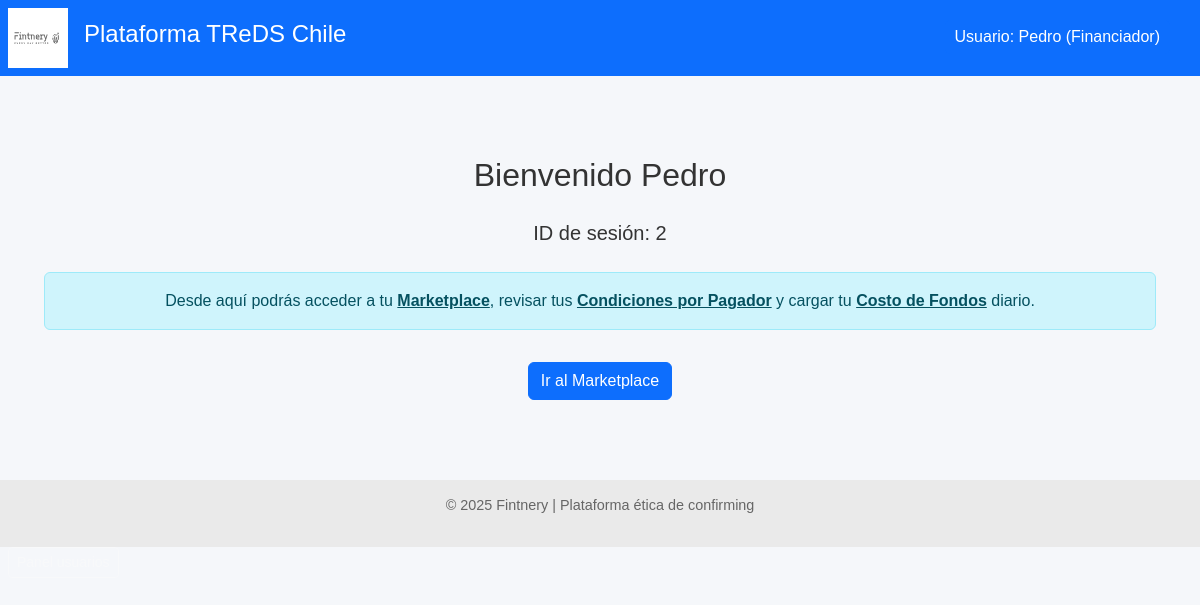
The page /financiador/inicio (signed in) on the database as committed earlier.
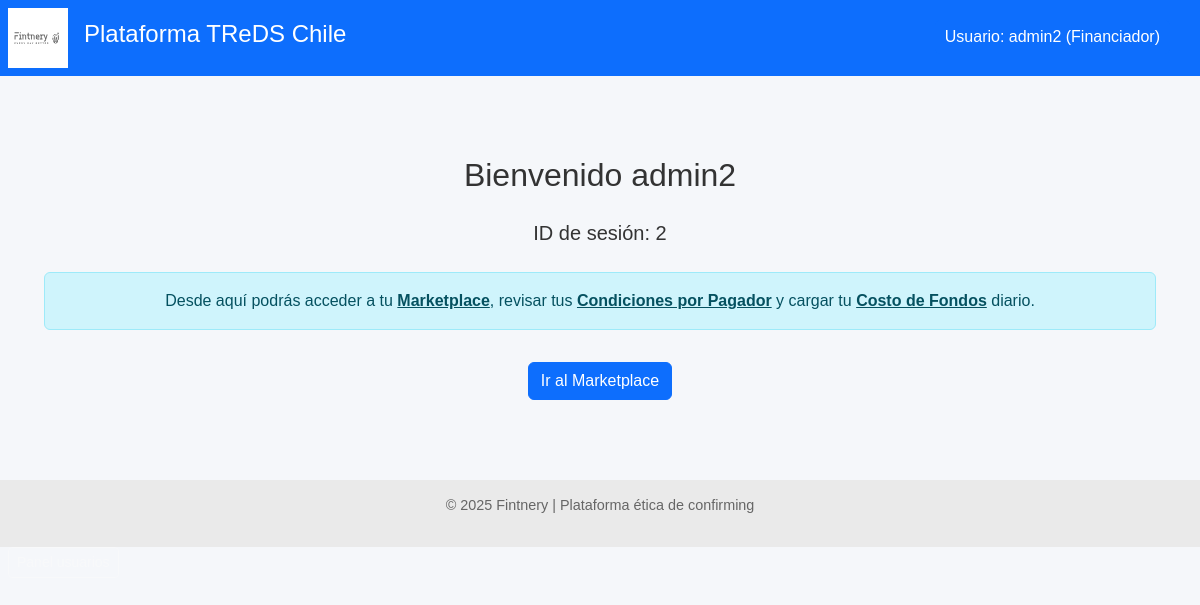
The same page on the database as committed later.
### models.py (models this page shows)
class Financiador(Base):
    __tablename__ = "financiadores"
    id = Column(Integer, primary_key=True, index=True)
    nombre = Column(String, nullable=False)
    usuario = Column(String, unique=True, index=True, nullable=False)
    clave_hash = Column(String, nullable=False)
    fondo_id = Column(Integer, ForeignKey("fondos.id"), nullable=False)
    fondo = relationship("Fondo", back_populates="financiadores")
    es_admin = Column(Boolean, default=False)
    costo_fondos_mensual = Column(Float, default=0.0)  # ← Explicita unidad mensual
    fecha_costo_fondos = Column(Date, default=None)    # ← Fecha de carga más reciente
    condiciones = relationship(
        "CondicionesPorPagador",
        back_populates="financiador",
        cascade="all, delete-orphan"
    )
    ofertas = relationship("OfertaFinanciamiento", back_populates="financiador")

### routers/financiador.py (the view)
@router.get("/inicio")
def inicio_financiador(request: Request, db: Session = Depends(get_db)):
    financiador_id = request.session.get("financiador_id")
    if not financiador_id:
        return RedirectResponse(url="/financiador/login", status_code=303)
    financiador = db.query(Financiador).get(financiador_id)
    nombre = financiador.nombre if financiador else "Desconocido"
    return templates.TemplateResponse("inicio_financiador.html", {
        "request": request,
        "financiador_id": financiador_id,
        "financiador_nombre": nombre
    })

### templates/inicio_financiador.html (shortened to what this page needs)
{% extends "base.html" %}
{% block content %}
<div class="container mt-5 text-center">
    <h2 class="mb-4">Bienvenido {{ financiador_nombre }}</h2>
    <p class="lead">ID de sesión: <strong>{{ financiador_id }}</strong></p>
    <div class="alert alert-info mt-4" role="alert">
        Desde aquí podrás acceder a tu <a href="/financiador/marketplace" class="alert-link">Marketplace</a>,
        revisar tus <a href="/financiador/condiciones" class="alert-link">Condiciones por Pagador</a> y
        cargar tu <a href="/financiador/costo-fondos" class="alert-link">Costo de Fondos</a> diario.
    </div>
    <a href="/financiador/marketplace" class="btn btn-primary mt-3">Ir al Marketplace</a>
</div>
{% endblock %}

### templates/base.html (shortened to what this page needs)
<!DOCTYPE html>
<html lang="es">
<head>
    <link href="https://cdn.jsdelivr.net/npm/bootstrap@5.3.0/dist/css/bootstrap.min.css" rel="stylesheet">
    <link rel="stylesheet" href="/static/styles.css">
</head>
<body>
    <header class="main-header d-flex align-items-center bg-primary text-white p-2">
        <img src="/static/LogoFIntneryWeb.svg" alt="Fintnery" class="logo me-3" style="height: 60px;">
        <h1 class="titulo-principal">Plataforma TReDS Chile</h1>
    </header>
    <main>
        {% block content %}{% endblock %}
    </main>
    <footer class="footer text-center mt-5">
        <p>&copy; 2025 Fintnery | Plataforma ética de confirming</p>
    </footer>
    {% if financiador_nombre or proveedor_nombre or pagador_nombre %}
    <div style="position: absolute; top: 20px; right: 30px; color: white; background-color: #0d6efd; padding: 5px 10px; border-radius: 5px;">
        Usuario:
        {% if financiador_nombre %}{{ financiador_nombre }} (Financiador){% endif %}
    </div>
    {% endif %}
    {% if request.session.get('es_admin') %}
    <a href="/financiador/usuarios" class="btn btn-sm btn-outline-light ms-2">Panel usuarios</a>
    {% endif %}
</body>
</html>

Rows that differ between the two databases and show on the page:
changed Financiador: nombre "Pedro" → "admin2"
